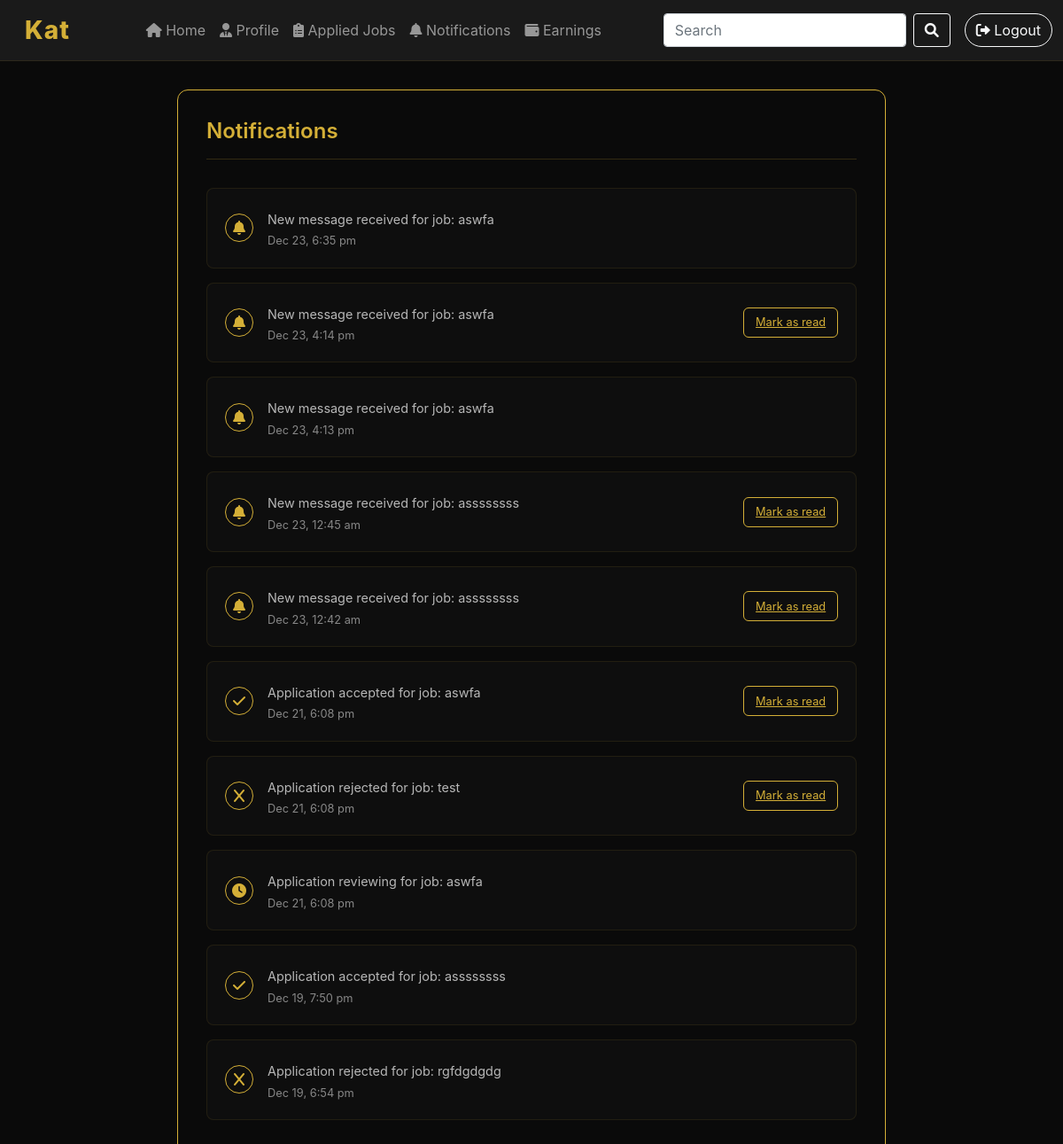
/client_notifications.php (signed in), run on the app's committed database.
### tables this page shows
CREATE TABLE `notifications` (
  `id` int(11) NOT NULL,
  `user_id` int(11) NOT NULL,
  `message` text NOT NULL,
  `is_read` tinyint(1) DEFAULT 0,
  `created_at` timestamp NOT NULL DEFAULT current_timestamp(),
  `user_type` enum('client','freelancer') DEFAULT 'client'
);

### client_notifications.php (the view, shortened to what this page needs)
<?php
include('db_connect.php');
$sql = "SELECT n.*, j.title as job_title
        FROM notifications n
        LEFT JOIN job_applications ja ON ja.application_id =
            SUBSTRING_INDEX(SUBSTRING_INDEX(n.message, 'job: ', -1), ' ', 1)
        LEFT JOIN jobs j ON ja.job_id = j.id
        WHERE n.user_id = ? AND n.user_type = 'client'
        ORDER BY n.created_at DESC";
$stmt = $conn->prepare($sql);
$stmt->bind_param('i', $_SESSION['user_id']);
$stmt->execute();
$notifications = $stmt->get_result();
?>
<!DOCTYPE html>
<html lang="en">
<head>
    <link href="https://cdn.jsdelivr.net/npm/bootstrap@5.1.3/dist/css/bootstrap.min.css" rel="stylesheet">
    <link href="https://cdnjs.cloudflare.com/ajax/libs/font-awesome/6.0.0/css/all.min.css" rel="stylesheet">
</head>
<body>
<nav class="navbar navbar-expand-lg navbar-dark">
    <div class="container-fluid">
        <a class="navbar-brand" href="#">
            <i class="bi bi-diamond-fill me-2"></i>Kat
        </a>
        <div class="collapse navbar-collapse" id="navbarNav">
            <ul class="navbar-nav mx-auto">
                <li class="nav-item">
                    <a class="nav-link" href="client_dashboard.php">
                        <i class="fas fa-home"></i> Home
                    </a>
                </li>
                <li class="nav-item">
                    <a class="nav-link" href="client_profile.php">
                        <i class="fas fa-user-tie"></i> Profile
                    </a>
                </li>
                <li class="nav-item">
                    <a class="nav-link" href="pending_applications.php">
                        <i class="fas fa-clipboard-list"></i> Applied Jobs
                    </a>
                </li>
                <li class="nav-item">
                    <a class="nav-link" href="client_notifications.php">
                        <i class="fas fa-bell"></i> Notifications
                    </a>
                </li>
                <li class="nav-item">
    <a class="nav-link" href="earnings.php">
        <i class="fas fa-wallet"></i> Earnings
    </a>
</li>
            </ul>
            <form class="d-flex me-3" action="search.php" method="GET">
                <input class="form-control me-2 search-input" type="search" placeholder="Search" name="query" aria-label="Search">
                <button class="btn btn-outline-light" type="submit">
                    <i class="fas fa-search"></i>
                </button>
            </form>
            <a href="logout.php" class="btn btn-outline-light rounded-pill">
                <i class="fas fa-sign-out-alt"></i> Logout
            </a>
        </div>
    </div>
</nav>
    <div class="container">
        <div class="notifications-container">
            <h2 class="page-title">Notifications</h2>
            <?php if ($notifications->num_rows > 0): ?>
                <?php while ($notification = $notifications->fetch_assoc()): ?>
                    <div class="notification-card">
                        <div class="notification-content">
                            <div class="status-icon">
                                <?php
                                $icon = 'bell';
                                if (strpos($notification['message'], 'reviewing') !== false) {
                                    $icon = 'clock';
                                } elseif (strpos($notification['message'], 'accepted') !== false) {
                                    $icon = 'check';
                                } elseif (strpos($notification['message'], 'rejected') !== false) {
                                    $icon = 'x';
                                }
                                ?>
                                <i class="fas fa-<?= $icon ?>"></i>
                            </div>
                            <div class="notification-details">
                                <div class="notification-message">
                                    <?= str_replace('Your application has been', 'Application', $notification['message']) ?>
                                </div>
                                <div class="notification-time">
                                    <?= date('M j, g:i a', strtotime($notification['created_at'])) ?>
                                </div>
                            </div>
                            <?php if (!$notification['is_read']): ?>
                                <a href="?mark_read=<?= $notification['id'] ?>" class="mark-read-btn">
                                    Mark as read
                                </a>
                            <?php endif; ?>
                        </div>
                    </div>
                <?php endwhile; ?>
            <?php endif; ?>
        </div>
    </div>
</body>
</html>

### client_notifications.php (style rules this page uses)
:root { --primary: #0a0a0a; --secondary: #1a1a1a; --accent: #2a2a2a; --gold: #d4af37; --silver: #c0c0c0; --text: #333; }
body { background-color: var(--primary); font-family: 'Inter', -apple-system, sans-serif; position: relative; overflow-x: hidden; }
.navbar { background: var(--secondary) !important; backdrop-filter: blur(10px); border-bottom: 1px solid rgba(212, 175, 55, 0.1); padding: 0.5rem 0; }
.navbar-brand { color: var(--gold) !important; font-size: 1.75rem; font-weight: 800; display: flex; align-items: center; gap: 0.5rem; letter-spacing: 1px; }
.notifications-container { max-width: 800px; margin: 2rem auto; background: var(--primary); border: 1px solid var(--gold); border-radius: 12px; padding: 2rem; }
.page-title { color: var(--gold); font-size: 1.5rem; font-weight: 600; margin-bottom: 2rem; padding-bottom: 1rem; border-bottom: 1px solid rgba(212, 175, 55, 0.2); }
.notification-card { background: rgba(255, 255, 255, 0.02); border: 1px solid rgba(212, 175, 55, 0.1); border-radius: 8px; margin-bottom: 1rem; transition: all 0.3s ease; overflow: hidden; }
.notification-content { padding: 1.25rem; display: grid; grid-template-columns: auto 1fr auto; gap: 1rem; align-items: center; }
.status-icon { width: 32px; height: 32px; display: flex; align-items: center; justify-content: center; border-radius: 50%; font-size: 1rem; color: var(--gold); border: 1px solid var(--gold); }
.notification-details { color: white; }
.notification-message { font-size: 0.9rem; color: rgba(255, 255, 255, 0.7); margin-bottom: 0.25rem; }
.notification-time { font-size: 0.8rem; color: rgba(255, 255, 255, 0.5); }
.mark-read-btn { color: var(--gold); background: transparent; border: 1px solid var(--gold); padding: 0.4rem 0.8rem; border-radius: 6px; font-size: 0.8rem; transition: all 0.3s ease; }

### data on the page
notifications: message "New message received for job: aswfa", created_at "Dec 23, 6:35 pm"
notifications: message "New message received for job: aswfa", created_at "Dec 23, 4:14 pm"
notifications: message "New message received for job: aswfa", created_at "Dec 23, 4:13 pm"
notifications: message "New message received for job: assssssss", created_at "Dec 23, 12:45 am"
notifications: message "New message received for job: assssssss", created_at "Dec 23, 12:42 am"
notifications: message "Application accepted for job: aswfa", created_at "Dec 21, 6:08 pm"
notifications: message "Application rejected for job: test", created_at "Dec 21, 6:08 pm"
notifications: message "Application reviewing for job: aswfa", created_at "Dec 21, 6:08 pm"
notifications: message "Application accepted for job: assssssss", created_at "Dec 19, 7:50 pm"
notifications: message "Application rejected for job: rgfdgdgdg", created_at "Dec 19, 6:54 pm"
